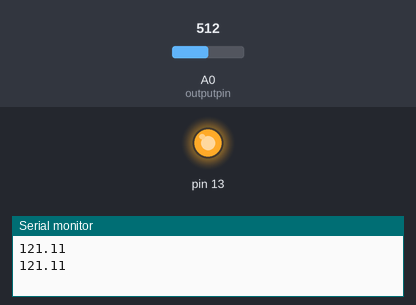
Bench run of a sketch on a simulated Arduino Uno, built with avr-gcc and run on an emulated ATmega328P. Parts: output pins drawn as LEDs (lit = HIGH), the last lines printed to the serial monitor. The inputs (shaded band) are chosen by the test bench; at power-on: A0 (outputpin) = 512.

Above: at 1.8 s.
1.9 s: A0 (outputpin) set to 187
3.4 s: A0 (outputpin) set to 164
At 4.4 s:
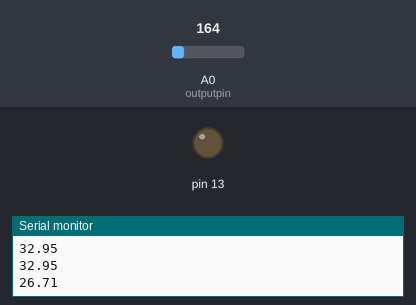
5.5 s: A0 (outputpin) set to 306
At 7.2 s:
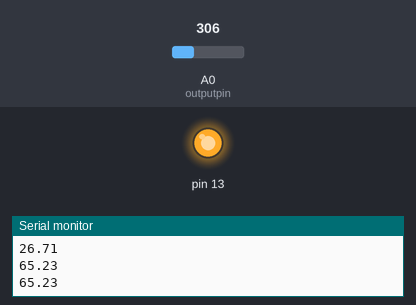
7.5 s: A0 (outputpin) set to 122
At 8.7 s:
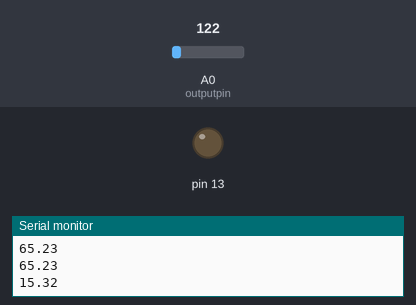
Timing chart, 0 to 10.5 s (numbered marks = the images above; inputs shaded):
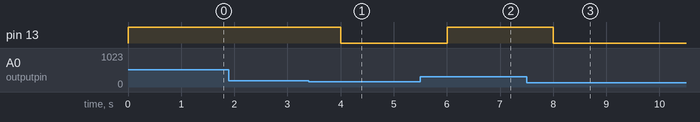

Measured:
- the behaviour switches between 177 and 176 on A0 (outputpin) (found by bisection; images 0 and 1)
- after the input at 3.4 s, pin 13: HIGH → LOW after 0.60 s
- after the input at 5.5 s, pin 13: LOW → HIGH after 0.50 s
- after the input at 7.5 s, pin 13: HIGH → LOW after 0.51 s

The sketch:

temperature_recorder.ino
```cpp
//initializes/defines the output pin of the LM34 temperature sensor
int outputpin = A0;
//this sets the ground pin to LOW and the input voltage pin to high
void setup() {
  Serial.begin(9600);
  pinMode(13, OUTPUT);
}

//main loop
void loop() {
  int rawVoltage= analogRead(outputpin);
  float millivolts = (rawVoltage/1024.0) * 5000;
  float fahrenheit = millivolts/10;

  float celsius = (fahrenheit - 32) * (5.0/9.0);

  Serial.println(celsius);

  if (celsius >= 30.0) {
    setLed(true);
  }
  else {
    setLed(false);
  }
  delay(1000);

}

void setLed(boolean on) {
  if (on) {
    digitalWrite(13, HIGH);
  }
  else {
    digitalWrite(13, LOW);
  }

}
```
